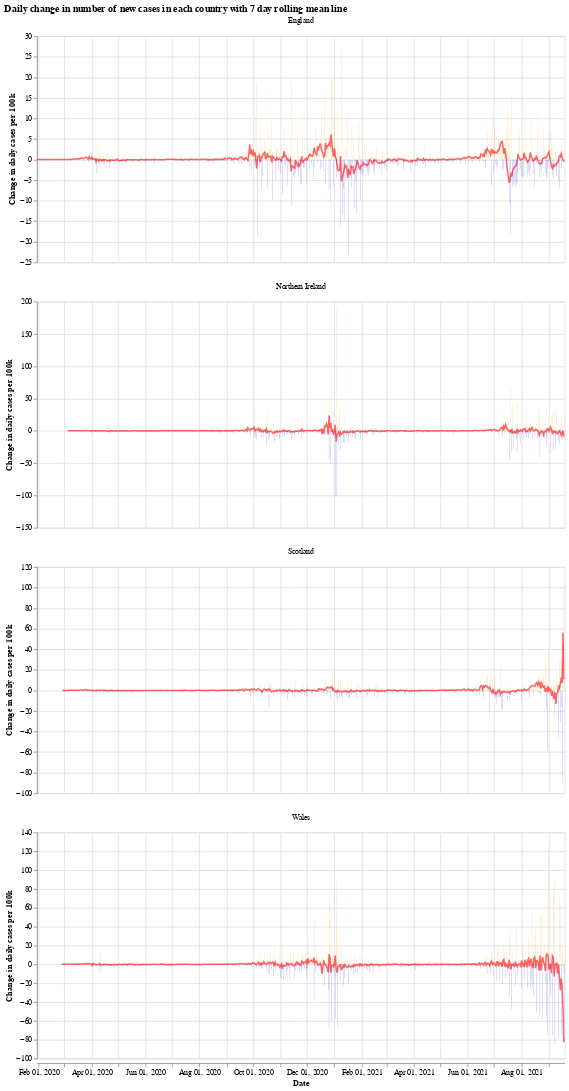

The cell this chart's notebook holds for it:
### Markdown cell above
We will use the Python library `Altair` for visualising the data, see the [altair docs](https://altair-viz.github.io/) for more information.

First we have a graph which shows the daily change in the number of new cases for each country. This number jumps up and down all over the place, which is likely due to delay in reporting of new cases over the weekend. Another interesting thing is that it looks like the daily cases in Wales experienced a much shorter period of calm over the summer (calm in the sense of daily cases not jumping up and down).

The orange bars are days when the number of new cases (per 100k population) was more than the previous day, while the blue are days when the number of new cases dropped. The red line is the 7 day moving average. 

When the moving average line is below 0, it means that there is a consistent drop in new cases. We can see this clearly happening around the times that lockdowns were introduced (though, to varying degrees). I will update the graphs soon with a marker of when each lockdown started.

### Code cell
# collapse
import altair as alt

bars = alt.Chart(uk_cases).mark_bar().encode(
    x=alt.X("yearmonthdate(date):T", axis=alt.Axis(title='Date')),
    y=alt.Y("casesChangeRate:Q", axis=alt.Axis(title='Change in daily cases per 100k')),
    tooltip='casesChange',
    color=alt.condition(
        alt.datum.casesChangeRate > 0,
        alt.value("orange"),  # The positive color
        alt.value("blue")  # The negative color
    )
).properties(title='Daily change in number of new cases with 7 day rolling mean',width=700).interactive()

line = alt.Chart(uk_cases).mark_line(
    color='red',
    size=2,
    opacity=0.6
).transform_window(
    rolling_mean='mean(casesChangeRate)',
    frame=[0, 7],
    groupby=['areaName']
).encode(
    x='yearmonthdate(date):T',
    y='rolling_mean:Q'
)

alt.layer(bars, line, data=uk_cases).facet(alt.Column(
    'areaName', title=''), columns=1).resolve_scale(y='independent').properties(title='Daily change in number of new cases in each country with 7 day rolling mean line')

### Figure 1 — Vega-Lite specification as saved in the notebook (floating-point values rounded to 4 significant figures; data arrays with more than 128 entries replaced by an {"elided": "..."} marker saying what was removed)
{"config": {"view": {"continuousWidth": 400, "continuousHeight": 300}}, "data": {"name": "data-6989a447a0facb26004771cb9ba1054f"}, "facet": {"type": "nominal", "field": "areaName", "title": ""}, "spec": {"layer": [{"mark": "bar", "encoding": {"color": {"condition": {"value": "orange", "test": "(datum.casesChangeRate > 0)"}, "value": "blue"}, "tooltip": {"type": "quantitative", "field": "casesChange"}, "x": {"type": "temporal", "axis": {"title": "Date"}, "field": "date", "timeUnit": "yearmonthdate"}, "y": {"type": "quantitative", "axis": {"title": "Change in daily cases per 100k"}, "field": "casesChangeRate"}}, "selection": {"selector001": {"type": "interval", "bind": "scales", "encodings": ["x", "y"]}}, "title": "Daily change in number of new cases with 7 day rolling mean", "width": 700}, {"mark": {"type": "line", "color": "red", "opacity": 0.6, "size": 2}, "encoding": {"x": {"type": "temporal", "field": "date", "timeUnit": "yearmonthdate"}, "y": {"type": "quantitative", "field": "rolling_mean"}}, "transform": [{"window": [{"op": "mean", "field": "casesChangeRate", "as": "rolling_mean"}], "frame": [0, 7], "groupby": ["areaName"]}]}]}, "columns": 1, "resolve": {"scale": {"y": "independent"}}, "title": "Daily change in number of new cases in each country with 7 day rolling mean line", "$schema": "https://vega.github.io/schema/vega-lite/v4.8.1.json", "datasets": {"data-6989a447a0facb26004771cb9ba1054f": {"elided": "2300 records"}}}
